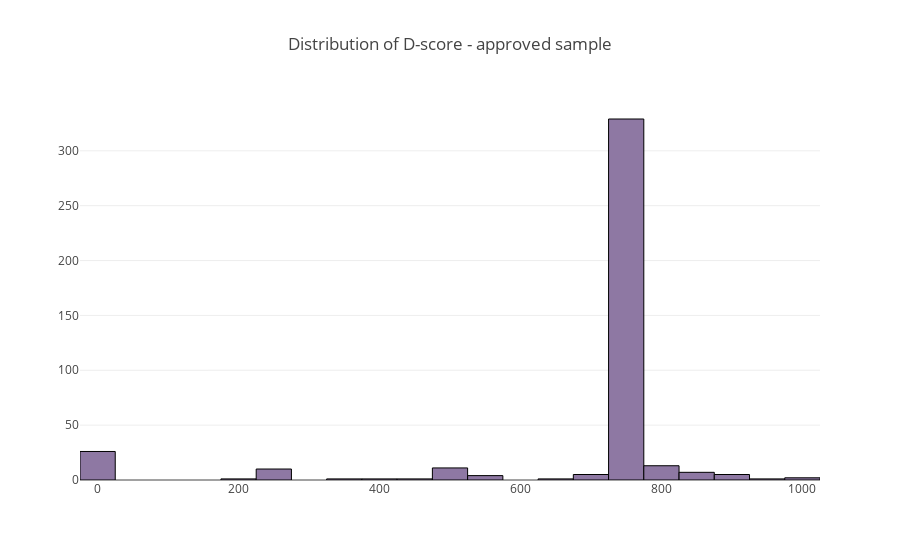

Notebook code cell kept with this figure:
### Code cell
trace = go.Histogram(
    x = resp_["dscore"],
    marker = dict(color="rgb(142,120,163)", line=dict(color="rgb(0, 0, 0)", width=1))
)
layout = go.Layout(title="Distribution of D-score - approved sample")
fig = go.Figure(data = [trace], layout=layout)
iplot(fig)

### Figure 1 — Plotly figure (JSON) as saved in the notebook; plotly's stock layout.template omitted (floating-point values rounded to 4 significant figures; data arrays with more than 128 entries replaced by an {"elided": "..."} marker saying what was removed)
{"data": [{"marker": {"color": "rgb(142,120,163)", "line": {"color": "rgb(0, 0, 0)", "width": 1}}, "type": "histogram", "uid": "db5434d9-1944-4554-a149-c30e747d3aec", "x": {"elided": "418 float values"}}], "layout": {"title": {"text": "Distribution of D-score - approved sample"}}}
